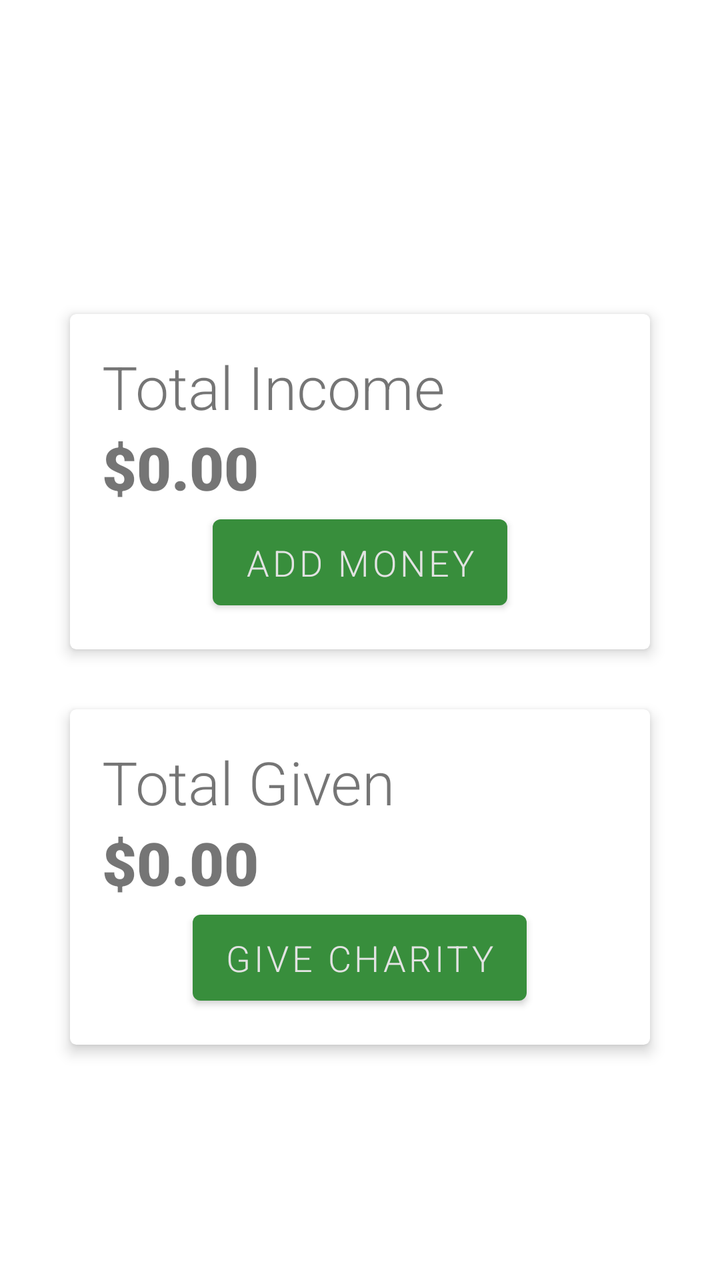
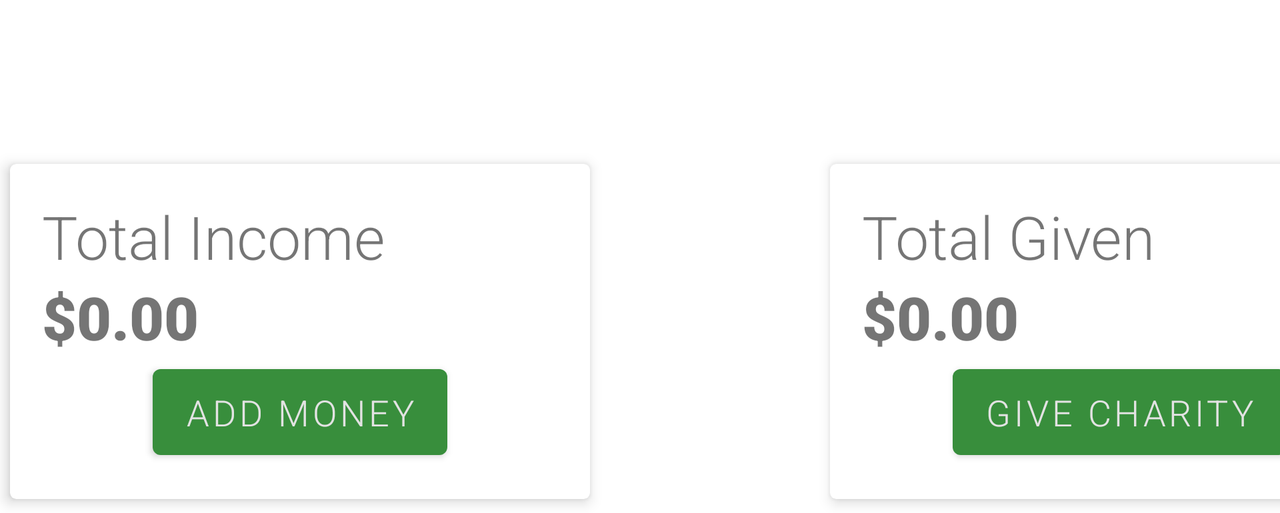

An Android layout and its configuration variant, each rendered on a device that would load it. The default file and the variant file are quoted in full after the pictures.
<!-- AndroidManifest.xml: application theme Theme.Give10 -->
<!-- res/layout/main_include_cards.xml -->
<?xml version="1.0" encoding="utf-8"?>
<androidx.appcompat.widget.LinearLayoutCompat xmlns:android="http://schemas.android.com/apk/res/android"
    xmlns:app="http://schemas.android.com/apk/res-auto"
    android:layout_width="match_parent"
    android:layout_height="match_parent"
    android:layout_gravity="center_vertical"
    android:orientation="vertical"
    android:paddingTop="150dp">

    <com.google.android.material.card.MaterialCardView
        style="@style/main_card"
        android:layout_marginBottom="@dimen/fab_margin"
        app:cardCornerRadius="3dp"
        app:cardElevation="4dp"
        app:cardUseCompatPadding="true">

        <LinearLayout style="@style/main_card_ll">

            <TextView
                android:id="@+id/tv_total_income"
                style="@style/main_card_title"
                android:text="@string/total_income" />

            <TextView
                android:id="@+id/tv_total_income_num"
                style="@style/main_card_amount"
                android:text="@string/income_num" />

            <Button
                android:id="@+id/btn_add"
                style="@style/green_button"
                android:text="@string/add_money"
                android:onClick="openAddActivity"/>
        </LinearLayout>

    </com.google.android.material.card.MaterialCardView>

    <com.google.android.material.card.MaterialCardView
        style="@style/main_card"
        app:cardCornerRadius="3dp"
        app:cardElevation="4dp"
        app:cardUseCompatPadding="true">


        <LinearLayout style="@style/main_card_ll">

            <TextView
                android:id="@+id/tv_total_given"
                style="@style/main_card_title"
                android:text="@string/total_given" />

            <TextView
                android:id="@+id/tv_total_given_num"
                style="@style/main_card_amount"
                android:text="@string/given_num" />

            <Button
                android:id="@+id/btn_give"
                style="@style/green_button"
                android:text="@string/give_charity"
                android:onClick="openGiveActivity"/>

        </LinearLayout>

    </com.google.android.material.card.MaterialCardView>

</androidx.appcompat.widget.LinearLayoutCompat>
<!-- resources referenced by this layout -->
<resources>
  <dimen name="fab_margin">16dp</dimen>
  <string name="add_money">Add Money</string>
  <string name="give_charity">Give Charity</string>
  <string name="given_num">$0.00</string>
  <string name="income_num">$0.00</string>
  <string name="total_given">Total Given</string>
  <string name="total_income">Total Income</string>
  <style name="green_button">
          <item name="android:layout_width">wrap_content</item>
          <item name="android:layout_height">55dp</item>
          <item name="android:textSize">18dp</item>
          <item name="android:layout_gravity">center</item>
          <item name="android:fontFamily">sans-serif-light</item>
          <item name="android:textColor">@color/secondaryTextColor</item>
      </style>
  <style name="main_card">
          <item name="android:layout_width">300dp</item>
          <item name="android:layout_height">wrap_content</item>
          <item name="android:layout_gravity">center</item>
      </style>
  <style name="main_card_amount">
          <item name="android:layout_width">match_parent</item>
          <item name="android:layout_height">match_parent</item>
          <item name="android:fontFamily">sans-serif-black</item>
          <item name="android:textSize">30sp</item>
      </style>
  <style name="main_card_ll">
          <item name="android:layout_width">match_parent</item>
          <item name="android:layout_height">wrap_content</item>
          <item name="android:orientation">vertical</item>
          <item name="android:padding">16dp</item>
      </style>
  <style name="main_card_title">
          <item name="android:layout_width">wrap_content</item>
          <item name="android:layout_height">wrap_content</item>
          <item name="android:fontFamily">sans-serif-light</item>
          <item name="android:textSize">30sp</item>
      </style>
  <style name="Theme.Give10" parent="Theme.MaterialComponents.DayNight.DarkActionBar">
          
          <item name="colorPrimary">@color/primaryColor</item>
          <item name="colorPrimaryVariant">@color/primaryDarkColor</item>
          <item name="colorOnPrimary">@color/primaryTextColor</item>
          
          <item name="colorSecondary">@color/secondaryColor</item>
          <item name="colorSecondaryVariant">@color/secondaryDarkColor</item>
          <item name="colorOnSecondary">@color/secondaryTextColor</item>
          <item name="colorAccent">@color/accentColor</item>
          
          <item name="android:statusBarColor" tools:targetApi="l">?attr/colorPrimaryVariant</item>
          
  
          <item name="materialCalendarStyle">@style/Widget.MaterialComponents.MaterialCalendar</item>
          <item name="materialCalendarFullscreenTheme">
              @style/ThemeOverlay.MaterialComponents.MaterialCalendar.Fullscreen
          </item>
          <item name="materialCalendarTheme">@style/ThemeOverlay.MaterialComponents.MaterialCalendar
          </item>
  
      </style>
  <color name="secondaryTextColor">#e3e3e3</color>
  <color name="primaryColor">#388e3c</color>
  <color name="primaryDarkColor">#00600f</color>
  <color name="primaryTextColor">#000000</color>
  <color name="secondaryColor">#455a64</color>
  <color name="secondaryDarkColor">#1c313a</color>
  <color name="accentColor">#3C388E</color>
</resources>
<!-- res/layout-land/main_include_cards.xml (the repository's variant of the layout above) -->
<!-- drawn on the phone turned sideways -->
<?xml version="1.0" encoding="utf-8"?>
<androidx.appcompat.widget.LinearLayoutCompat xmlns:android="http://schemas.android.com/apk/res/android"
    xmlns:app="http://schemas.android.com/apk/res-auto"
    android:layout_width="wrap_content"
    android:layout_height="wrap_content"
    android:layout_gravity="center_horizontal"
    android:orientation="horizontal"
    android:paddingTop="75dp">

    <com.google.android.material.card.MaterialCardView
        style="@style/main_card"
        android:layout_marginEnd="@dimen/land_spacer_width"
        android:layout_marginRight="@dimen/land_spacer_width"
        app:cardCornerRadius="3dp"
        app:cardElevation="4dp"
        app:cardUseCompatPadding="true">

        <LinearLayout style="@style/main_card_ll">

            <TextView
                android:id="@+id/tv_total_income"
                style="@style/main_card_title"
                android:text="@string/total_income" />

            <TextView
                android:id="@+id/tv_total_income_num"
                style="@style/main_card_amount"
                android:text="@string/income_num" />

            <Button
                android:id="@+id/btn_add"
                style="@style/green_button"
                android:onClick="openAddActivity"
                android:text="@string/add_money" />
        </LinearLayout>

    </com.google.android.material.card.MaterialCardView>

    <com.google.android.material.card.MaterialCardView
        style="@style/main_card"
        app:cardCornerRadius="3dp"
        app:cardElevation="4dp"
        app:cardUseCompatPadding="true">

        <LinearLayout style="@style/main_card_ll">

            <TextView
                android:id="@+id/tv_total_given"
                style="@style/main_card_title"
                android:text="@string/total_given" />

            <TextView
                android:id="@+id/tv_total_given_num"
                style="@style/main_card_amount"
                android:text="@string/given_num" />

            <Button
                android:id="@+id/btn_give"
                style="@style/green_button"
                android:onClick="openGiveActivity"
                android:text="@string/give_charity" />

        </LinearLayout>

    </com.google.android.material.card.MaterialCardView>

</androidx.appcompat.widget.LinearLayoutCompat>
<!-- resources referenced by the variant -->
<!-- as the phone turned sideways resolves them -->
<resources>
  <dimen name="land_spacer_width">110dp</dimen>
  <string name="add_money">Add Money</string>
  <string name="give_charity">Give Charity</string>
  <string name="given_num">$0.00</string>
  <string name="income_num">$0.00</string>
  <string name="total_given">Total Given</string>
  <string name="total_income">Total Income</string>
  <style name="green_button">
          <item name="android:layout_width">wrap_content</item>
          <item name="android:layout_height">55dp</item>
          <item name="android:textSize">18dp</item>
          <item name="android:layout_gravity">center</item>
          <item name="android:fontFamily">sans-serif-light</item>
          <item name="android:textColor">@color/secondaryTextColor</item>
      </style>
  <style name="main_card">
          <item name="android:layout_width">300dp</item>
          <item name="android:layout_height">wrap_content</item>
          <item name="android:layout_gravity">center</item>
      </style>
  <style name="main_card_amount">
          <item name="android:layout_width">match_parent</item>
          <item name="android:layout_height">match_parent</item>
          <item name="android:fontFamily">sans-serif-black</item>
          <item name="android:textSize">30sp</item>
      </style>
  <style name="main_card_ll">
          <item name="android:layout_width">match_parent</item>
          <item name="android:layout_height">wrap_content</item>
          <item name="android:orientation">vertical</item>
          <item name="android:padding">16dp</item>
      </style>
  <style name="main_card_title">
          <item name="android:layout_width">wrap_content</item>
          <item name="android:layout_height">wrap_content</item>
          <item name="android:fontFamily">sans-serif-light</item>
          <item name="android:textSize">30sp</item>
      </style>
  <style name="Theme.Give10" parent="Theme.MaterialComponents.DayNight.DarkActionBar">
          
          <item name="colorPrimary">@color/primaryColor</item>
          <item name="colorPrimaryVariant">@color/primaryDarkColor</item>
          <item name="colorOnPrimary">@color/primaryTextColor</item>
          
          <item name="colorSecondary">@color/secondaryColor</item>
          <item name="colorSecondaryVariant">@color/secondaryDarkColor</item>
          <item name="colorOnSecondary">@color/secondaryTextColor</item>
          <item name="colorAccent">@color/accentColor</item>
          
          <item name="android:statusBarColor" tools:targetApi="l">?attr/colorPrimaryVariant</item>
          
  
          <item name="materialCalendarStyle">@style/Widget.MaterialComponents.MaterialCalendar</item>
          <item name="materialCalendarFullscreenTheme">
              @style/ThemeOverlay.MaterialComponents.MaterialCalendar.Fullscreen
          </item>
          <item name="materialCalendarTheme">@style/ThemeOverlay.MaterialComponents.MaterialCalendar
          </item>
  
      </style>
  <color name="secondaryTextColor">#e3e3e3</color>
  <color name="primaryColor">#388e3c</color>
  <color name="primaryDarkColor">#00600f</color>
  <color name="primaryTextColor">#000000</color>
  <color name="secondaryColor">#455a64</color>
  <color name="secondaryDarkColor">#1c313a</color>
  <color name="accentColor">#3C388E</color>
</resources>
